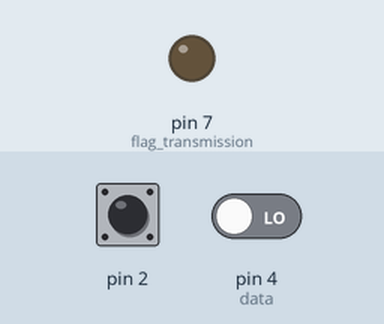
Bench run of a sketch on a simulated Arduino Uno, built with avr-gcc and run on an emulated ATmega328P. Shown: output pins drawn as LEDs (lit = HIGH). Inputs (shaded band) come from the test bench; at power-on: pin 2 HIGH, pin 4 (data) LOW. Pins used as bus, display or sensor lines are not drawn; what the sketch prints to the serial monitor is not drawn.

Above: at 1.2 s.
1.3 s: pin 2 pulled LOW for 0.15 s
Timing chart, 0 to 4.3 s (numbered marks = the images above; inputs shaded):
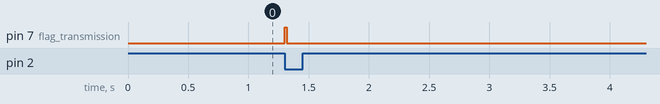

The sketch:

lectura_finalisimo.ino
```cpp
//setup

int clk = 5;
int data = 4;
int value = 0;
int val_read = 0;
int value_actual = 0;
int perder_tiempo = 0;
int n_bits = 10;      /*modificar esto dps*/
int flag_transmission = 7;
int count = 0;

//inicializar valores
void setup() {
  Serial.begin(9600);
  pinMode(data, INPUT);
  pinMode(flag_transmission, OUTPUT);
  pinMode(clk, OUTPUT);
  digitalWrite(clk, HIGH); //por defecto esta en high cuando no lee
  //para probarlo voy a usar una interrupcion q llame la funcion
  pinMode(2, INPUT_PULLUP);
  attachInterrupt(digitalPinToInterrupt(2),prueba, FALLING);
}

int direction_read(int n_bits){
  digitalWrite(flag_transmission, HIGH);
  delay(30);
  value_actual = 0;
  count = 0;
  while(count <= (2*n_bits-1)){
    if ((1&count)==0){
      /*en este caso es count es par, correponde low*/
      perder_tiempo = perder_tiempo<<1;
      digitalWrite(clk, LOW);
      delay(1);
      count++;
      val_read = digitalRead(data);
      perder_tiempo = perder_tiempo + val_read;
    }
    else{
      value_actual = value_actual <<1;
      digitalWrite(clk, HIGH);
      delay(1);
      val_read = digitalRead(data);
      value_actual = value_actual+val_read;
      count ++;
    }
  }
  value = value_actual;
  //Serial.print("el valor leido es: ");
  //Serial.println(value);
  digitalWrite(flag_transmission, LOW);
  return value;
}

void loop() {
  // put your main code here, to run repeatedly:
}


void prueba(){
  int asd;
  asd = direction_read(10);
  Serial.println(asd);
}
```

Measured:
- after the input at 1.3 s, pin 7 (flag_transmission): LOW → HIGH at once, → LOW 0.02 s later
